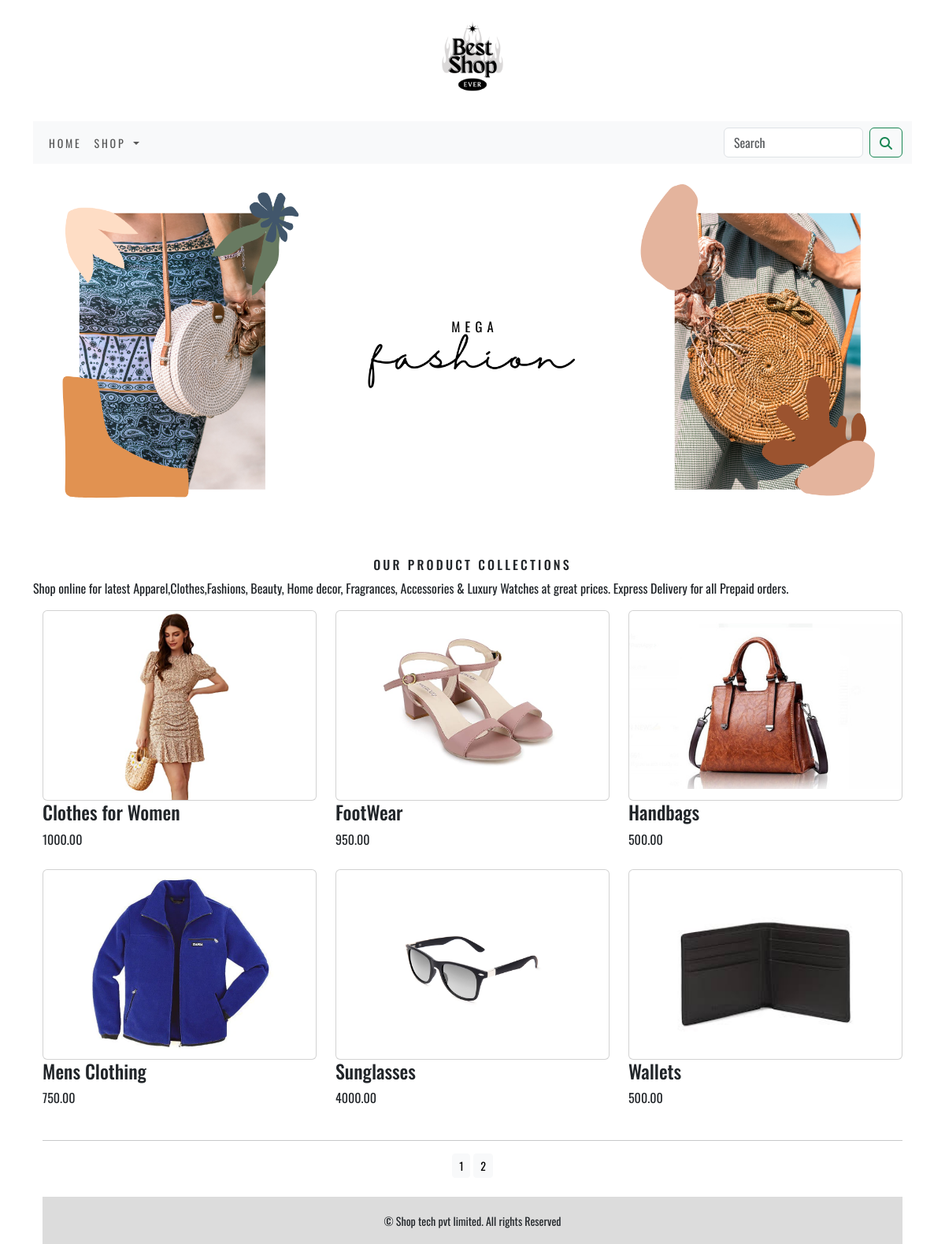
The app's page /shop/ with its own data.
### shop/models.py (models this page shows, shortened)
class Product(models.Model):
    name = models.CharField(max_length=250, unique=True)
    slug = models.SlugField(max_length=250, unique=True)
    description = models.TextField(blank=True)
    price=models.DecimalField(max_digits=10,decimal_places=2)
    category=models.ForeignKey(Category,on_delete=models.CASCADE)
    image=models.ImageField(upload_to='product',blank=True)
    stock=models.IntegerField()
    available=models.BooleanField(default=True)
    created=models.DateTimeField(auto_now_add=True)
    updated=models.DateTimeField(auto_now=True)
    def get_url(self):
        return reverse('shop:prodCatdetail',args=[self.category.slug,self.slug])
    class Meta:
        ordering=('name',)
        verbose_name='product'
        verbose_name_plural='products'

### shop/views.py (the view)
# urls.py: path('',views.allProdCat,name='allProdCat'),
def allProdCat(request,c_slug=None):
    c_page=None
    products_list=None
    if c_slug!=None:
        c_page=get_object_or_404(Category,slug=c_slug)
        products_list=Product.objects.all().filter(category=c_page,available=True)
    else:
        products_list=Product.objects.all().filter(available=True)
        paginator=Paginator(products_list,6)
    try:
        page=int(request.GET.get('page','1'))
    except:
        page=1
    try:
        products=paginator.page(page)
    except(EmptyPage,InvalidPage):
        products=paginator.page(paginator.num_pages)
    return render(request,'category.html',{'category':c_page,'products':products})

### cart/context_processors.py (called while the page is built)
def counter(request):
    item_count=0
    if 'admin' in request.path:
        return {}
    else:
        try:
            cart=Cart.objects.filter(cart_id=_cart_id(request))
            cart_items=CartItem.objects.all().filter(cart=cart[:1])
            for cart_item in cart_items:
                item_count += cart_item.quantity
        except Cart.DoesnotExist:
            item_count=0
    return dict(item_count=item_count)

### cart/views.py (called while the page is built)
def _cart_id(request):
    cart=request.session.session_key
    if not cart:
        cart=request.session.create()
    return cart

### shop/context_processors.py (called while the page is built)
def menu_links(request):
    links=Category.objects.all()
    return dict(links=links)

### shop/models.py (called while the page is built)
    def get_url(self):
        return reverse('shop:products_by_category',args=[self.slug])

### templates/category.html (shortened to what this page needs)
{% extends 'base.html' %}
{% load static %}
{% block content %}
<div class="mx_auto">
    {% if category %}
    <img class="card-img-top my_image" src="{{category.image.url}}" alt="{{category.name}}">
</div>
<br>
<div>
    <h1 class="text-center my_title">{{category.name}}</h1>
    <p class="text-justify">{{category.description}}</p>
</div>
{% else %}
<div>
    <img class="my_image my_image_padding" src="{% static 'images/banner.png' %}" alt="our products" >
</div>
<br>
<div>
    <h1 class="text-center my_title">Our Product Collections</h1>
    <p class="text-justify">Shop online for latest Apparel,Clothes,Fashions, Beauty, Home decor, Fragrances, Accessories & Luxury Watches at great prices. Express Delivery for all Prepaid orders.</p>
</div>
{% endif %}
<div class="container">
    <div class="row mx_auto">
        {%  for product in products.object_list %}
        <div class="my_bottom_margin col-9 col-sm-12 col-md-4 xol-lg-4 ">
            <div class="card text-center" style="min-width:18rem;">
                <a href="{{product.get_url}}"><img class="card-img-top my_image" src="{{product.image.url}}" alt="{{product.name}}" ></a>
            </div>
            <div class="card-body">
                <h4>{{product.name}}</h4>
                <p>{{product.price}}</p>
            </div>
        </div>
        {% endfor %}
    </div>
    <div class="mx_auto">
        {% if products.paginator.num_pages > 1 %}
        <hr>
        <div class="text-center">
            {% for pg in products.paginator.page_range %}
            <a href="?page={{pg}}" class="btn btn-light btn-sm {% if product.number == pg %} active {% endif %}">{{pg}}</a>
            {% endfor %}
        </div>
        {% endif %}
    </div>
    <br>
</div>
{% endblock %}

### templates/base.html (shortened to what this page needs)
{% load static %}
<!DOCTYPE html>
<html lang="en">
<head>
    <link href="{% static 'css/bootstrap.min.css' %}" rel="stylesheet">
    <link rel="stylesheet" href="{% static "css/all.css" %}" >
    <link href="{% static 'css/custom.css' %}" rel="stylesheet">
</head>
<body>
<div class="container">
    {% include 'header.html' %}
    {% include 'nav.html' %}
    {% block content %}
    {% endblock %}
</div>
<div class="container">
    {% include 'footer.html' %}
</div>
</body>
</html>

### templates/header.html (shortened to what this page needs)
{% load static %}
<header>
    <center>
 <img src="{% static 'images/logo1.png' %}" alt="logoimage" width="130px">
    </center>
</header>

### templates/nav.html (shortened to what this page needs)
<nav class="navbar navbar-expand-lg bg-body-tertiary">
  <div class="container-fluid">
    <div class="collapse navbar-collapse" id="navbarSupportedContent">
      <ul class="navbar-nav me-auto mb-2 mb-lg-0">
        <li class="nav-item">
          <a class="nav-link" href="#">Home</a>
        </li>
        <li class="nav-item dropdown {% if 'shop' in request.path %} active {% endif %}">
          <a class="nav-link dropdown-toggle" href="#" role="button" data-bs-toggle="dropdown" aria-expanded="false">
            Shop
          </a>
        </li>
      </ul>
      <form class="d-flex" role="search" action="{% url 'search_app:SearchResult' %}" method="get">
        <input class="form-control me-2" type="search" placeholder="Search" name="q" aria-label="Search">
        <button class="btn btn-outline-success" type="submit"><i class="fa fa-search"></i></button>
      </form>
    </div>
  </div>
</nav>

### templates/footer.html
<div class="footer navbar-fixed-bottom my-footer">
    <p class="text-center">&copy; Shop tech pvt limited. All rights Reserved</p>
</div>

### static/css/custom.css (style rules this page uses)
body { font-family: 'Oswald', sans-serif !important; }
.nav-item { letter-spacing:.2em; font-size:14px; text-transform:uppercase; }
.my-footer { background-color:#DCDCDC; height:60px; }
.my-footer p { padding-top:20px; font-size:14px }
.my_image { width: 100%; height: auto; }
.card-img-top { width: 100%; height: 30vh; object-fit: contain; }
.my_title { font-size:16px; text-transform:uppercase; letter-spacing:.2em; }
.my_image_padding { padding:5px }
.my_bottom_margin { margin-bottom:10px; }

### records on screen
Product: image (picture), name "Clothes for Women", price "1000.00"
Product: image (picture), name "FootWear", price "950.00"
Product: image (picture), name "Handbags", price "500.00"
Product: image (picture), name "Mens Clothing", price "750.00"
Product: image (picture), name "Sunglasses", price "4000.00"
Product: image (picture), name "Wallets", price "500.00"

### other values on screen
{{ pg }} "1" "2"
